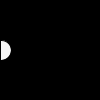
Frame 1 (no input)
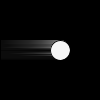
Frame 60 (the mouse pressed at the canvas centre just before this capture)
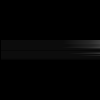
Frame 120 (the mouse held since frame 60 and released just before this capture)

The Processing sketch that drew these frames (run headless with seeded random() and noise(); from frame 60 on, the mouse is pressed at the canvas centre):

// Processing sketch: processing_77136
// ── processing_77136.pde

int pos, pos1;

void setup()
{
  size(100,100);
  background(0);
  pos = 0;
  pos1 = 1;
  
//  fill(255);

//  ellipse(x, height/2, 20, 20);
  
}

void draw()
{
  //background(50);
  
  pos = pos+pos1;
  
  fill(255);

  ellipse(pos, height/2, 20, 20);
  if(pos > width+20)
  {
    pos = -20;
  }
  

  
  fill(0, 10);
  rect(0,0,width,height);
  

}
